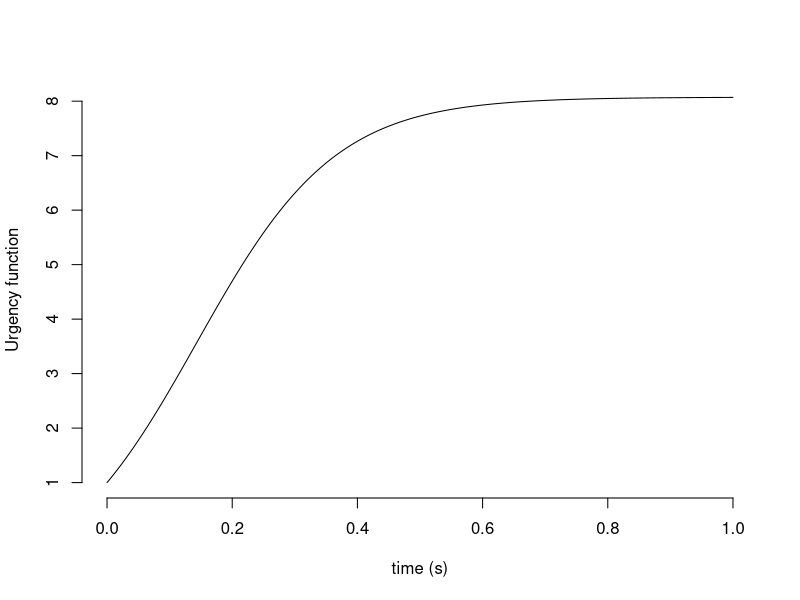

R code for this plot:
## ---- chunk 1
knitr::opts_chunk$set(echo = TRUE)
## ---- chunk 2
# Example of an urgency function estimated using the actual fits to Monkey O's data
# Note the smooth increase in urgency as time elapses.
t = seq(0,1,0.001)
delay = 0.143;
sx = 9.02;
sy = 9.02;
t1 = exp(sx*(t-delay));
t2 = exp(-sx*delay);
u = (sy*t1)/(1 + t1) + (1 + (1-sy)*t2)/(1+t2);
plot(t,u,type="l", xlab="time (s)", ylab="Urgency function",frame.plot = FALSE)
